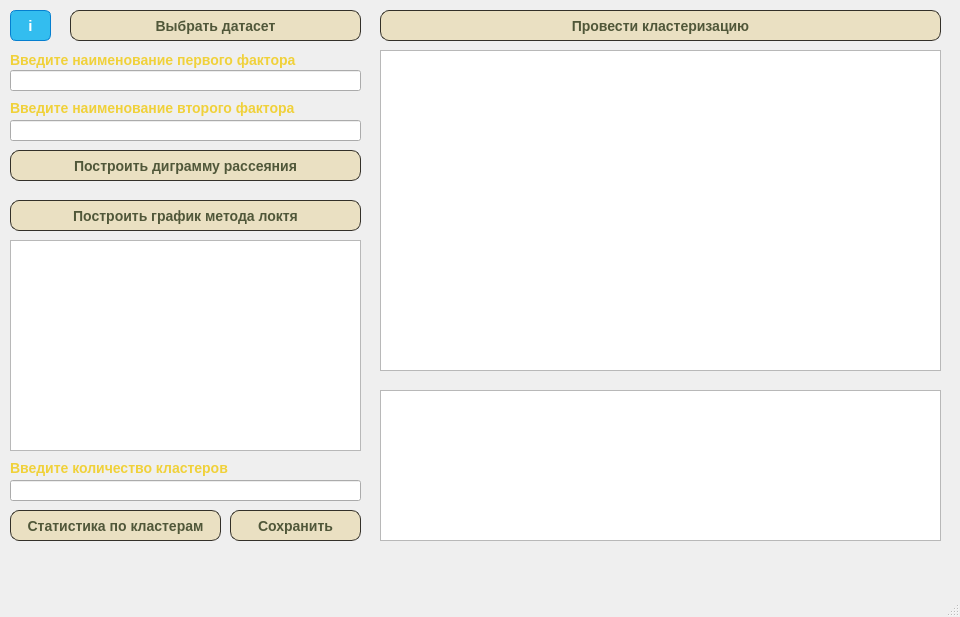
<?xml version="1.0" encoding="UTF-8"?>
<ui version="4.0">
 <class>MainWindow</class>
 <widget class="QMainWindow" name="MainWindow">
  <property name="geometry">
   <rect>
    <x>0</x>
    <y>0</y>
    <width>960</width>
    <height>617</height>
   </rect>
  </property>
  <property name="windowTitle">
   <string>Кластеризация почв</string>
  </property>
  <widget class="QWidget" name="centralwidget">
   <widget class="QPushButton" name="DF_choice">
    <property name="geometry">
     <rect>
      <x>70</x>
      <y>10</y>
      <width>291</width>
      <height>31</height>
     </rect>
    </property>
    <property name="styleSheet">
     <string notr="true">QPushButton {
background-color:#eae0c2;
border-radius:9px;
border:1px solid #333029;
display:inline-block;
cursor:pointer;
color:#505739;
font-family:Arial;
font-size:14px;
font-weight:bold;
}
QPushButton:hover {
background:linear-gradient(to bottom, #ccc2a6 5%, #eae0c2 100%);
background-color:#ccc2a6;
}
QPushButton:active {
position:relative;
top:1px;
}</string>
    </property>
    <property name="text">
     <string>Выбрать датасет</string>
    </property>
   </widget>
   <widget class="QPushButton" name="Factor_info">
    <property name="geometry">
     <rect>
      <x>10</x>
      <y>10</y>
      <width>41</width>
      <height>31</height>
     </rect>
    </property>
    <property name="styleSheet">
     <string notr="true">QPushButton {
box-shadow: 0px 1px 0px 0px #f0f7fa;
background:linear-gradient(to bottom, #33bdef 5%, #019ad2 100%);
background-color:#33bdef;
border-radius:6px;
border:1px solid #057fd0;
display:inline-block;
cursor:pointer;
color:#ffffff;
font-family:Arial;
font-size:15px;
font-weight:bold;
}
QPushButton:hover {
	background:linear-gradient(to bottom, #019ad2 5%, #33bdef 100%);
	background-color:#019ad2;
}
QPushButton:active {
	position:relative;
	top:1px;
}
</string>
    </property>
    <property name="text">
     <string>i</string>
    </property>
   </widget>
   <widget class="QLabel" name="varX">
    <property name="geometry">
     <rect>
      <x>10</x>
      <y>50</y>
      <width>331</width>
      <height>20</height>
     </rect>
    </property>
    <property name="styleSheet">
     <string notr="true">QLabel{
color:#f0d13a;
font-family:Arial;
font-size:14px;
font-weight:bold;
}</string>
    </property>
    <property name="text">
     <string>Введите наименование первого фактора</string>
    </property>
   </widget>
   <widget class="QLineEdit" name="Factor1_INPUT">
    <property name="geometry">
     <rect>
      <x>10</x>
      <y>70</y>
      <width>351</width>
      <height>21</height>
     </rect>
    </property>
   </widget>
   <widget class="QLineEdit" name="Factor2_INPUT">
    <property name="geometry">
     <rect>
      <x>10</x>
      <y>120</y>
      <width>351</width>
      <height>21</height>
     </rect>
    </property>
   </widget>
   <widget class="QLabel" name="varY">
    <property name="geometry">
     <rect>
      <x>10</x>
      <y>100</y>
      <width>331</width>
      <height>16</height>
     </rect>
    </property>
    <property name="styleSheet">
     <string notr="true">QLabel{
color:#f0d13a;
font-family:Arial;
font-size:14px;
font-weight:bold;
}</string>
    </property>
    <property name="text">
     <string>Введите наименование второго фактора</string>
    </property>
   </widget>
   <widget class="QPushButton" name="Elbow_BTM_2">
    <property name="geometry">
     <rect>
      <x>10</x>
      <y>150</y>
      <width>351</width>
      <height>31</height>
     </rect>
    </property>
    <property name="styleSheet">
     <string notr="true">QPushButton {
background-color:#eae0c2;
border-radius:9px;
border:1px solid #333029;
display:inline-block;
cursor:pointer;
color:#505739;
font-family:Arial;
font-size:14px;
font-weight:bold;
}
QPushButton:hover {
background:linear-gradient(to bottom, #ccc2a6 5%, #eae0c2 100%);
background-color:#ccc2a6;
}
QPushButton:active {
position:relative;
top:1px;
}</string>
    </property>
    <property name="text">
     <string>Построить диграмму рассеяния</string>
    </property>
   </widget>
   <widget class="QPushButton" name="Elbow_BTM">
    <property name="geometry">
     <rect>
      <x>10</x>
      <y>200</y>
      <width>351</width>
      <height>31</height>
     </rect>
    </property>
    <property name="styleSheet">
     <string notr="true">QPushButton {
background-color:#eae0c2;
border-radius:9px;
border:1px solid #333029;
display:inline-block;
cursor:pointer;
color:#505739;
font-family:Arial;
font-size:14px;
font-weight:bold;
}
QPushButton:hover {
background:linear-gradient(to bottom, #ccc2a6 5%, #eae0c2 100%);
background-color:#ccc2a6;
}
QPushButton:active {
position:relative;
top:1px;
}</string>
    </property>
    <property name="text">
     <string>Построить график метода локтя</string>
    </property>
   </widget>
   <widget class="QGraphicsView" name="Elbow_graph">
    <property name="geometry">
     <rect>
      <x>10</x>
      <y>240</y>
      <width>351</width>
      <height>211</height>
     </rect>
    </property>
   </widget>
   <widget class="QLabel" name="label_3">
    <property name="geometry">
     <rect>
      <x>10</x>
      <y>460</y>
      <width>351</width>
      <height>16</height>
     </rect>
    </property>
    <property name="styleSheet">
     <string notr="true">QLabel{
color:#f0d13a;
font-family:Arial;
font-size:14px;
font-weight:bold;
}</string>
    </property>
    <property name="text">
     <string>Введите количество кластеров</string>
    </property>
   </widget>
   <widget class="QLineEdit" name="Elbow_INPUT">
    <property name="geometry">
     <rect>
      <x>10</x>
      <y>480</y>
      <width>351</width>
      <height>21</height>
     </rect>
    </property>
   </widget>
   <widget class="QPushButton" name="Clas_Stat">
    <property name="geometry">
     <rect>
      <x>10</x>
      <y>510</y>
      <width>211</width>
      <height>31</height>
     </rect>
    </property>
    <property name="styleSheet">
     <string notr="true">QPushButton {
background-color:#eae0c2;
border-radius:9px;
border:1px solid #333029;
display:inline-block;
cursor:pointer;
color:#505739;
font-family:Arial;
font-size:14px;
font-weight:bold;
}
QPushButton:hover {
background:linear-gradient(to bottom, #ccc2a6 5%, #eae0c2 100%);
background-color:#ccc2a6;
}
QPushButton:active {
position:relative;
top:1px;
}</string>
    </property>
    <property name="text">
     <string>Статистика по кластерам</string>
    </property>
   </widget>
   <widget class="QPushButton" name="Clasterization">
    <property name="geometry">
     <rect>
      <x>380</x>
      <y>10</y>
      <width>561</width>
      <height>31</height>
     </rect>
    </property>
    <property name="styleSheet">
     <string notr="true">QPushButton {
background-color:#eae0c2;
border-radius:9px;
border:1px solid #333029;
display:inline-block;
cursor:pointer;
color:#505739;
font-family:Arial;
font-size:14px;
font-weight:bold;
}
QPushButton:hover {
background:linear-gradient(to bottom, #ccc2a6 5%, #eae0c2 100%);
background-color:#ccc2a6;
}
QPushButton:active {
position:relative;
top:1px;
}</string>
    </property>
    <property name="text">
     <string>Провести кластеризацию</string>
    </property>
   </widget>
   <widget class="QGraphicsView" name="graphicsView">
    <property name="geometry">
     <rect>
      <x>380</x>
      <y>50</y>
      <width>561</width>
      <height>321</height>
     </rect>
    </property>
   </widget>
   <widget class="QTableView" name="tableView">
    <property name="geometry">
     <rect>
      <x>380</x>
      <y>390</y>
      <width>561</width>
      <height>151</height>
     </rect>
    </property>
   </widget>
   <widget class="QPushButton" name="Save_btm">
    <property name="geometry">
     <rect>
      <x>230</x>
      <y>510</y>
      <width>131</width>
      <height>31</height>
     </rect>
    </property>
    <property name="styleSheet">
     <string notr="true">QPushButton {
background-color:#eae0c2;
border-radius:9px;
border:1px solid #333029;
display:inline-block;
cursor:pointer;
color:#505739;
font-family:Arial;
font-size:14px;
font-weight:bold;
}
QPushButton:hover {
background:linear-gradient(to bottom, #ccc2a6 5%, #eae0c2 100%);
background-color:#ccc2a6;
}
QPushButton:active {
position:relative;
top:1px;
}</string>
    </property>
    <property name="text">
     <string>Сохранить</string>
    </property>
   </widget>
  </widget>
  <widget class="QMenuBar" name="menubar">
   <property name="geometry">
    <rect>
     <x>0</x>
     <y>0</y>
     <width>960</width>
     <height>22</height>
    </rect>
   </property>
  </widget>
  <widget class="QStatusBar" name="statusbar"/>
 </widget>
 <resources/>
 <connections/>
</ui>
